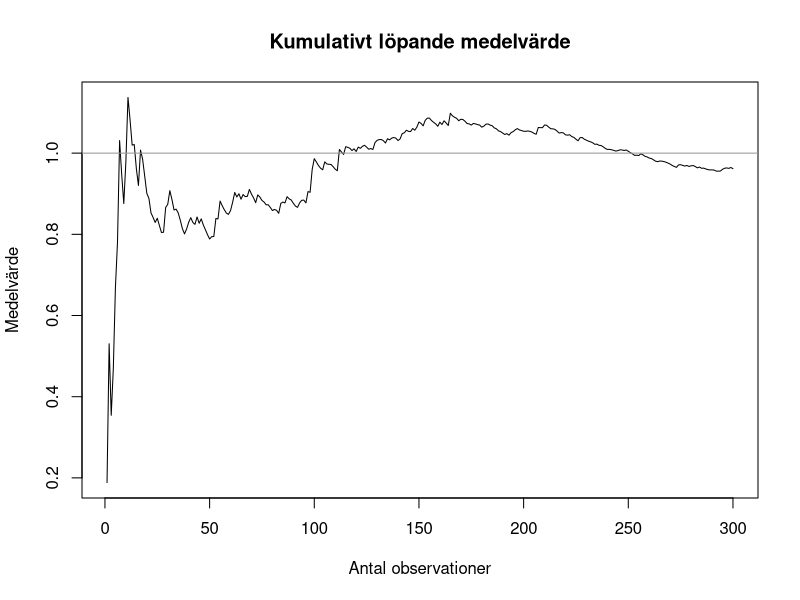
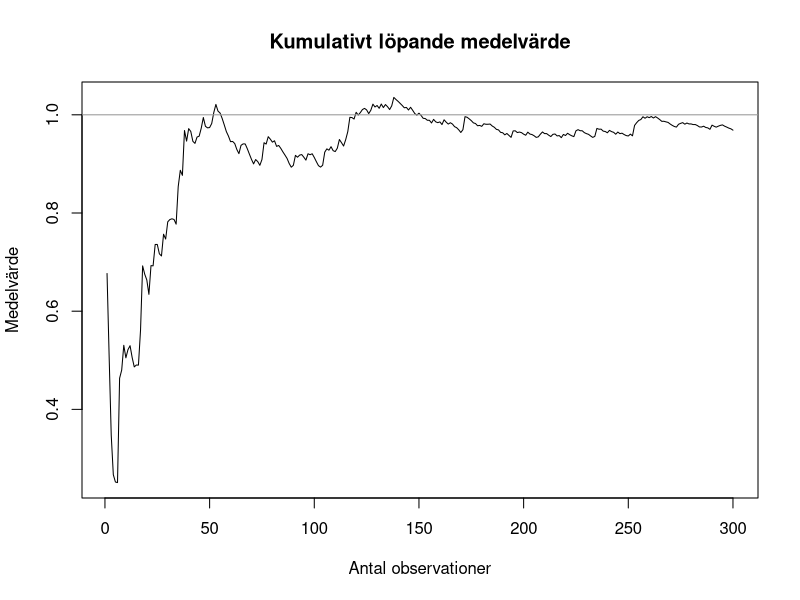
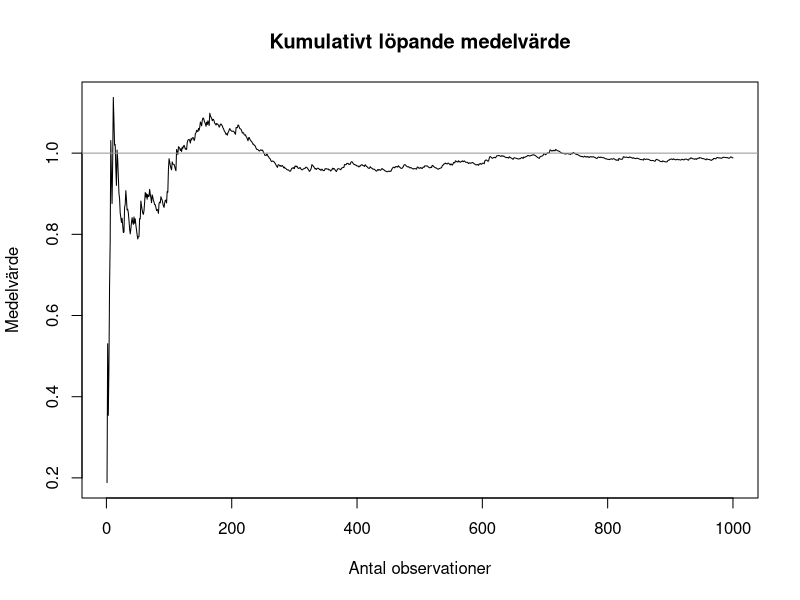
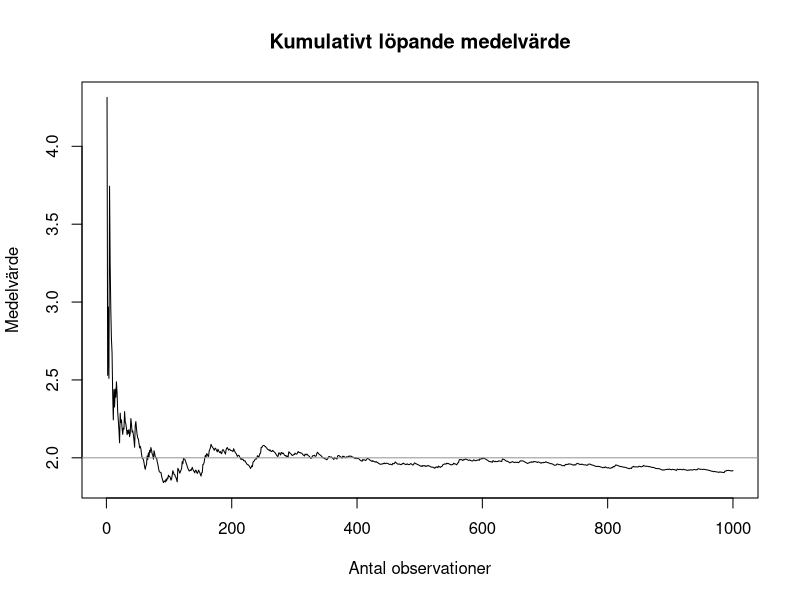
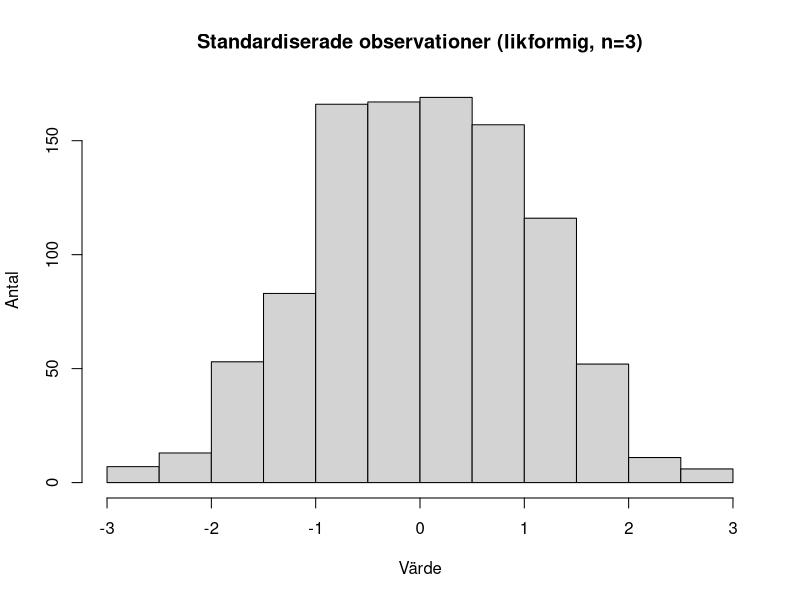
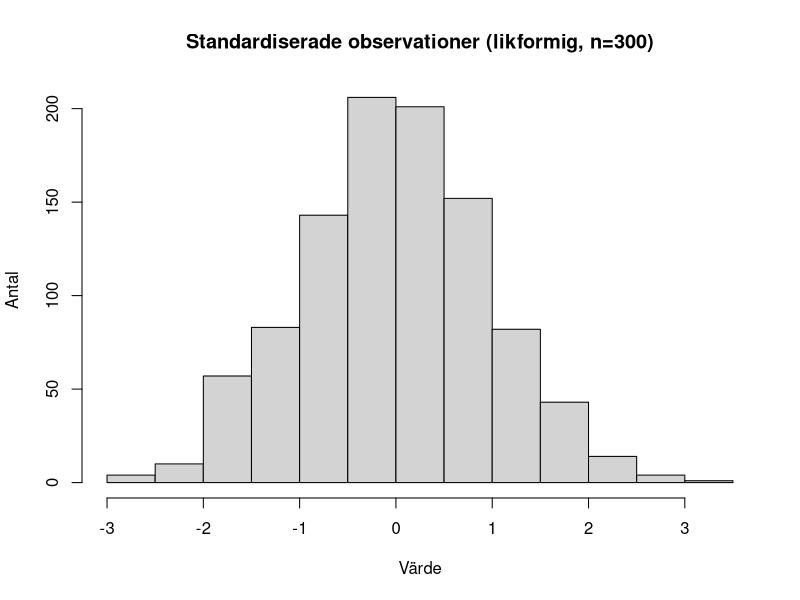
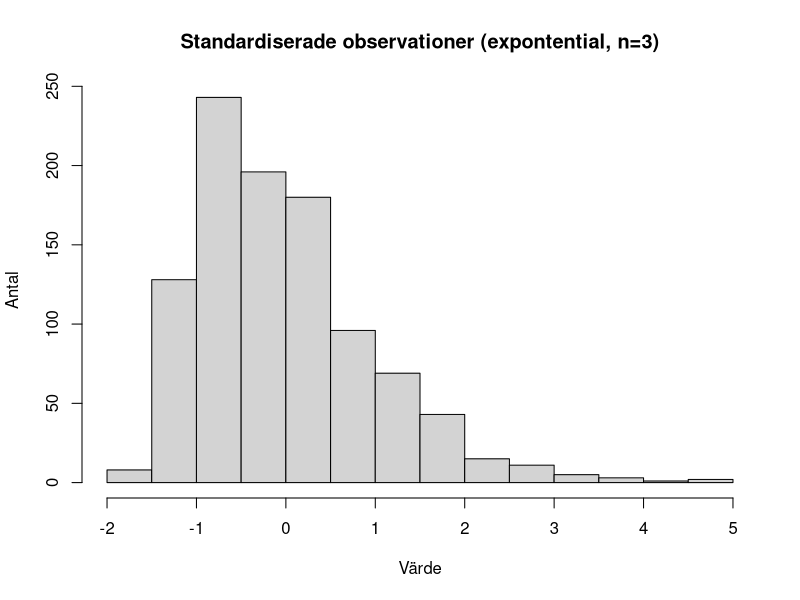
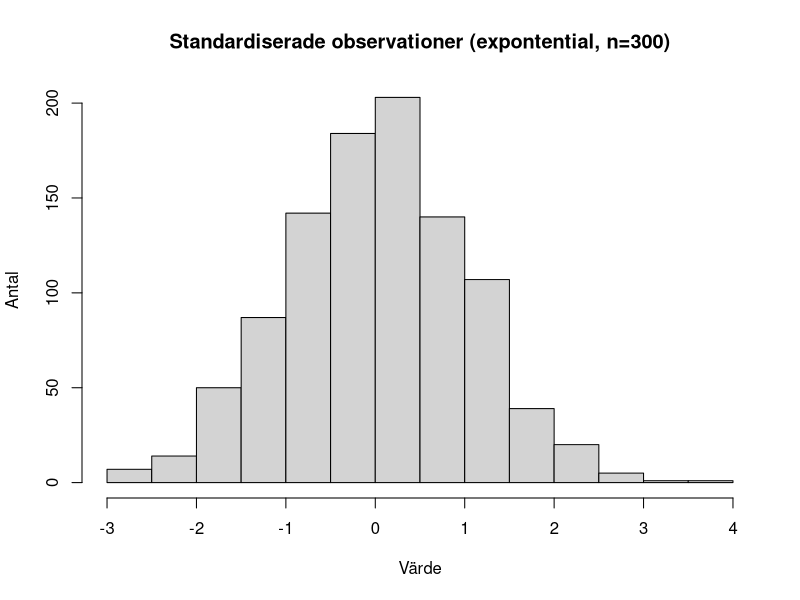

Reproduce these figures in R, in order.
## ---- chunk 1
# Först ger vi ett "frö" (seed) till slumptalsgeneratorn genom funktionen set.seed
# Detta gör att vi får exakt samma slumptal varje gång vi kör koden.
set.seed(19980226) 

m <- 1 # väntevärde
slumptal <- rexp(300, rate = 1/m) # rate = 1 / väntevärde

# lista med kumulativa medelvärden för de första i observationerna
medel <- cumsum(slumptal) / 1:length(slumptal) 

plot_medel <- function(medel, m) {
  plot(medel,
  type = "l", # plotta en linje
  main = "Kumulativt löpande medelvärde",
  ylab = "Medelvärde",
  xlab = "Antal observationer")
  abline(a = m, b = 0, col = "gray60") # Horisontell linje vid väntevärdet m
}

plot_medel(medel, m)
## ---- chunk 2
set.seed(19981207) # annat frö
slumptal2 <- rexp(300, rate = 1/m) # samma m
medel2 <- cumsum(slumptal2) / 1:length(slumptal2)
plot_medel(medel2, m)
## ---- chunk 3
set.seed(19980226) 
slumptal3 <- rexp(1000, rate = 1/m)
medel3 <- cumsum(slumptal3) / 1:length(slumptal3)
plot_medel(medel3, m)
## ---- chunk 4
m2 <- 2
slumptal4 <- rexp(1000, rate = 1/m2)
medel4 <- cumsum(slumptal4) / 1:length(slumptal4)
plot_medel(medel4, m2)
## ---- chunk 5
set.seed(19961111)
n <- 3 # antalet rader
M <- 1000 # antalet kolumner
likf_matris <- matrix(runif(n * M), nrow = n, ncol = M)

summa <- colSums(likf_matris)
# Notera att det finns en liknande funktion för att summera över rader: rowSums
# Ännu fler liknande funktioner som fungerar på matriser och data.frames
# kan ni se om ni skriver ?colSums i Console.

mu <- 1/2 # Väntevärdet
sigma2 <- 1/12 # Variansen
stand <- (summa - n * mu) / sqrt(n * sigma2) # standardisera observationerna
hist(stand,
    main = "Standardiserade observationer (likformig, n=3)",
    ylab = "Antal",
    xlab = "Värde")
## ---- chunk 6
set.seed(19990123)
n <- 300 # antalet rader
M <- 1000 # antalet kolumner
likf_matris <- matrix(runif(n * M), nrow = n, ncol = M)

summa <- colSums(likf_matris)
# Notera att det finns en liknande funktion för att summera över rader: rowSums
# Ännu fler liknande funktioner som fungerar på matriser och data.frames
# kan ni se om ni skriver ?colSums i Console.

mu <- 1/2 # Väntevärdet
sigma2 <- 1/12 # Variansen
stand <- (summa - n * mu) / sqrt(n * sigma2) # standardisera observationerna
hist(stand,
    main = "Standardiserade observationer (likformig, n=300)",
    ylab = "Antal",
    xlab = "Värde")
## ---- chunk 7
set.seed(20020220)
n <- 3 # antalet rader
M <- 1000 # antalet kolumner
exp_matris <- matrix(rexp(n * M), nrow = n, ncol = M)

summa <- colSums(exp_matris)
# Notera att det finns en liknande funktion för att summera över rader: rowSums
# Ännu fler liknande funktioner som fungerar på matriser och data.frames
# kan ni se om ni skriver ?colSums i Console.

mu <- 1 # Väntevärdet
sigma2 <- 1 # Variansen
stand <- (summa - n * mu) / sqrt(n * sigma2) # standardisera observationerna
hist(stand,
    main = "Standardiserade observationer (expontential, n=3)",
    ylab = "Antal",
    xlab = "Värde")
## ---- chunk 8
set.seed(20000706)
n <- 300 # antalet rader
M <- 1000 # antalet kolumner
exp_matris <- matrix(rexp(n * M), nrow = n, ncol = M)

summa <- colSums(exp_matris)
# Notera att det finns en liknande funktion för att summera över rader: rowSums
# Ännu fler liknande funktioner som fungerar på matriser och data.frames
# kan ni se om ni skriver ?colSums i Console.

mu <- 1 # Väntevärdet
sigma2 <- 1 # Variansen
stand <- (summa - n * mu) / sqrt(n * sigma2) # standardisera observationerna
hist(stand,
    main = "Standardiserade observationer (expontential, n=300)",
    ylab = "Antal",
    xlab = "Värde")
